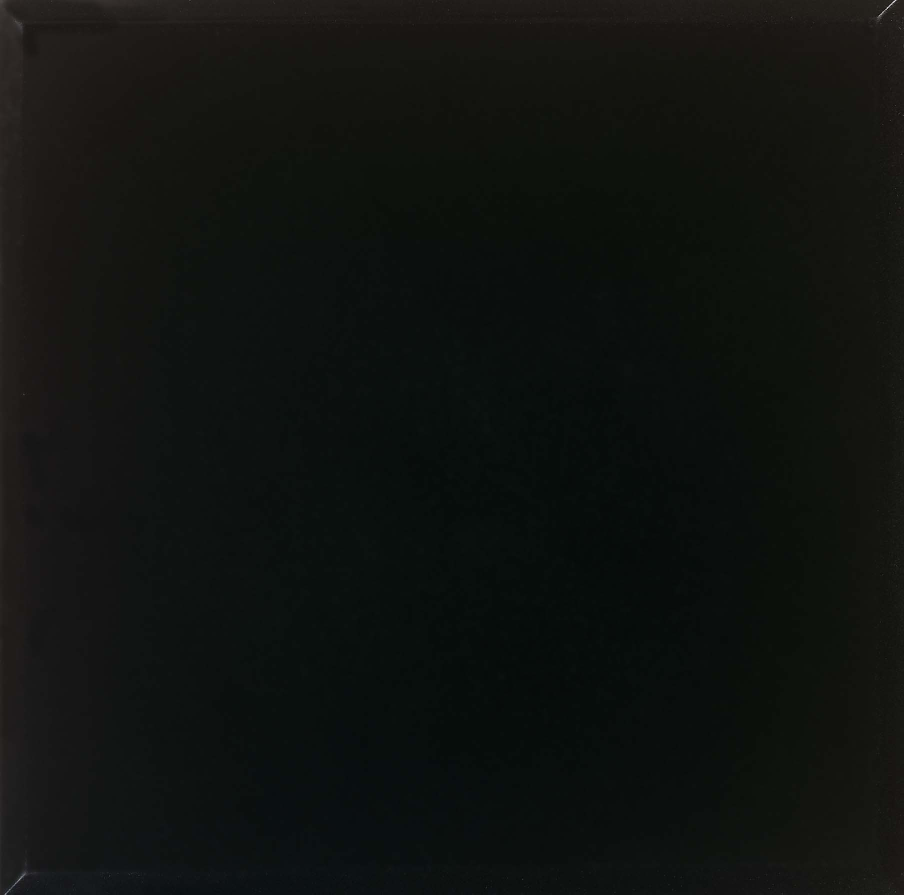
#> input picture src/color_detection/dataset/black/black11.jpg, 1807 x 1789 px (shown at 1/2 size)
$ python -i image_corruptor.py   (imports and definitions only)
#> lines starting #> are read from the running program, lines starting #| are printed output that depends on the picture
#> further down, picture is the input picture: shape (1789, 1807, 3); mean B, G, R 16, 18.7, 16
import cv2
import math
import operator
import numpy as np
from functools import reduce
from PIL import Image, ImageStat

class ImageCorruptor:
    RGB_IMAGE_LAYERS = 3

    def __init__(self):
        pass

    def get_image_blur(self, image):
        return "BLUR"

    # [35 lines left out: functions get_image_blur_fft, get_image_resolution, get_image_brightness, not called in this run]


    def equalize(self, image_array):
        image = Image.fromarray(image_array)
        h = image.convert("L").histogram()
#> h = 256 values, max 550847 at index 14, min 0 at index 2, mean 12627.8
        lut = []
        for b in range(0, len(h), 256):
            step = reduce(operator.add, h[b:b+256]) / 255
            n = 0
            for i in range(256):
                lut.append(n / step)
                n = n + h[i+b]
#> this loop made 1 pass
#> step on pass 1: 12677.3
#> after the loop, lut = 256 values from 0 to 255

        return image.point(lut*self.RGB_IMAGE_LAYERS)
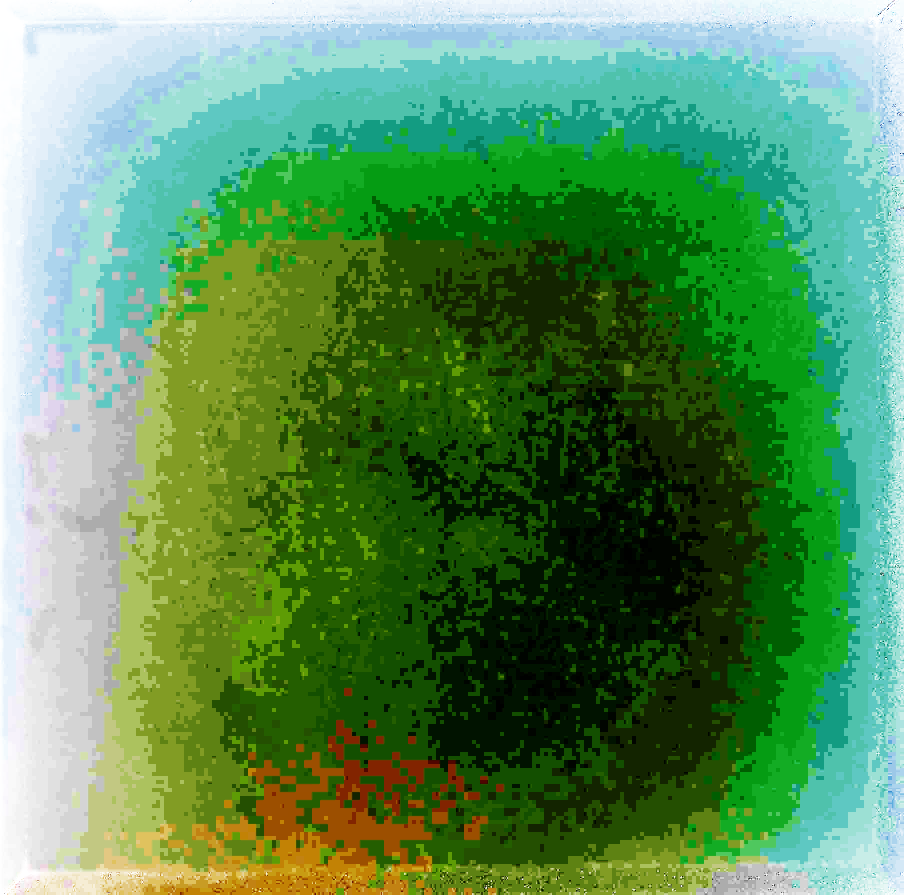
#> returned value: PIL image 1807x1789 RGB (shown at 1/2 size); mean R, G, B 88.5, 142.4, 87.7

    def blur(self, image, blur_intensity=10):
        return cv2.blur(image, (blur_intensity, blur_intensity))

    # [13 lines left out: functions darken, handle_resolution, not called in this run]

    def display_image(self, image):
        cv2.imshow("Filtered image", image)
        cv2.waitKey(0)

>>> import cv2
>>> picture = cv2.imread('../../color_detection/dataset/black/black11.jpg')
>>> result = ImageCorruptor().equalize(picture)

$ run again, on src/color_detection/dataset/black/black4.jpg
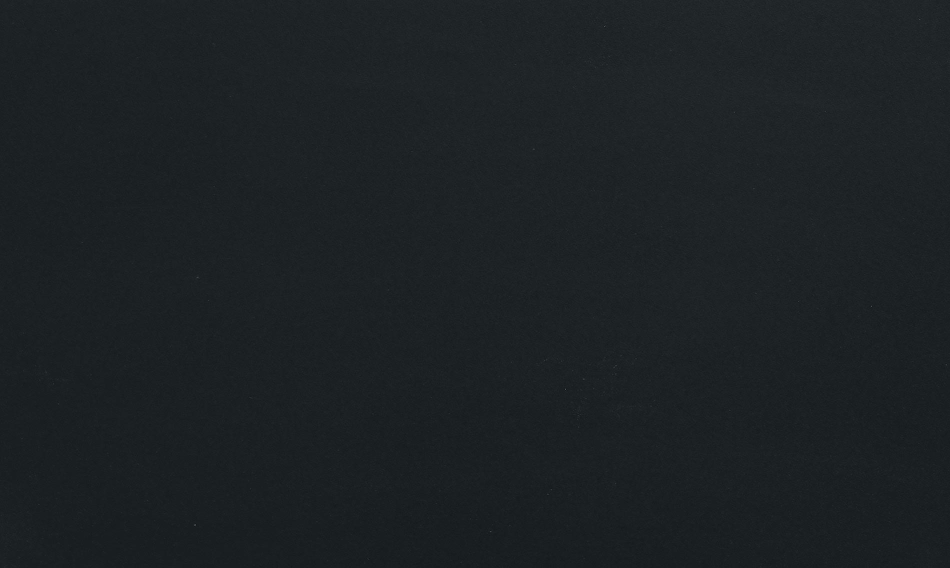
#> input picture src/color_detection/dataset/black/black4.jpg, 1900 x 1135 px (shown at 1/2 size)
#> picture is the input picture: shape (1135, 1900, 3); mean B, G, R 36.2, 33.2, 28.2
#> h = 256 values, max 328853 at index 32, min 0 at index 0, mean 8423.8
#> the loop in equalize, `for b in range(0, len(h), 256):` made 1 pass
#> step on pass 1: 8456.9
#> after the loop in equalize, `for b in range(0, len(h), 256):`: lut = 256 values from 0 to 255
#> in equalize, `return image.point(lut*self.RGB_IMAGE_LAYERS)`:
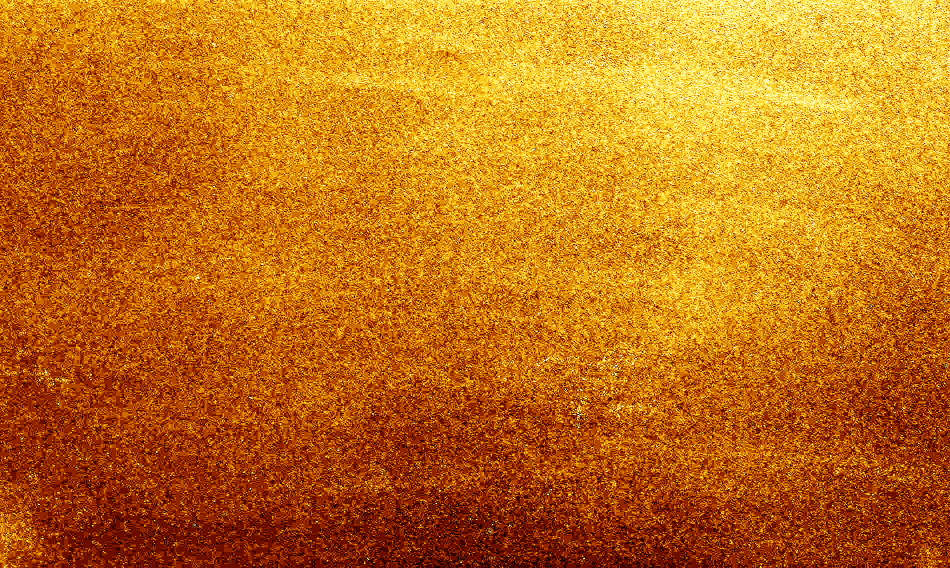
#> returned value: PIL image 1900x1135 RGB (shown at 1/2 size); mean R, G, B 192.8, 113.3, 16.6
